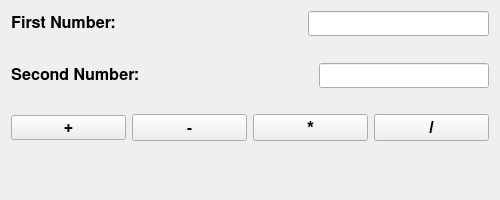
<?xml version="1.0" encoding="UTF-8"?>
<ui version="4.0">
 <class>Form</class>
 <widget class="QWidget" name="Form">
  <property name="geometry">
   <rect>
    <x>0</x>
    <y>0</y>
    <width>500</width>
    <height>200</height>
   </rect>
  </property>
  <property name="windowTitle">
   <string>Form</string>
  </property>
  <layout class="QVBoxLayout" name="verticalLayout">
   <item>
    <layout class="QHBoxLayout" name="horizontalLayout">
     <item>
      <widget class="QLabel" name="label">
       <property name="font">
        <font>
         <family>FreeSans</family>
         <pointsize>12</pointsize>
         <bold>true</bold>
        </font>
       </property>
       <property name="text">
        <string>First Number: </string>
       </property>
      </widget>
     </item>
     <item>
      <spacer name="horizontalSpacer">
       <property name="orientation">
        <enum>Qt::Horizontal</enum>
       </property>
       <property name="sizeHint" stdset="0">
        <size>
         <width>40</width>
         <height>20</height>
        </size>
       </property>
      </spacer>
     </item>
     <item>
      <widget class="QLineEdit" name="lineEdit_first">
       <property name="font">
        <font>
         <family>FreeSans</family>
         <pointsize>12</pointsize>
         <bold>true</bold>
        </font>
       </property>
       <property name="placeholderText">
        <string/>
       </property>
      </widget>
     </item>
    </layout>
   </item>
   <item>
    <spacer name="verticalSpacer_3">
     <property name="orientation">
      <enum>Qt::Vertical</enum>
     </property>
     <property name="sizeHint" stdset="0">
      <size>
       <width>20</width>
       <height>40</height>
      </size>
     </property>
    </spacer>
   </item>
   <item>
    <layout class="QHBoxLayout" name="horizontalLayout_2">
     <item>
      <widget class="QLabel" name="label_2">
       <property name="font">
        <font>
         <family>FreeSans</family>
         <pointsize>12</pointsize>
         <bold>true</bold>
        </font>
       </property>
       <property name="text">
        <string>Second Number: </string>
       </property>
      </widget>
     </item>
     <item>
      <spacer name="horizontalSpacer_2">
       <property name="orientation">
        <enum>Qt::Horizontal</enum>
       </property>
       <property name="sizeHint" stdset="0">
        <size>
         <width>40</width>
         <height>20</height>
        </size>
       </property>
      </spacer>
     </item>
     <item>
      <widget class="QLineEdit" name="lineEdit_second">
       <property name="font">
        <font>
         <family>FreeSans</family>
         <pointsize>12</pointsize>
         <bold>true</bold>
        </font>
       </property>
      </widget>
     </item>
    </layout>
   </item>
   <item>
    <spacer name="verticalSpacer_2">
     <property name="orientation">
      <enum>Qt::Vertical</enum>
     </property>
     <property name="sizeHint" stdset="0">
      <size>
       <width>20</width>
       <height>40</height>
      </size>
     </property>
    </spacer>
   </item>
   <item>
    <layout class="QHBoxLayout" name="horizontalLayout_3">
     <item>
      <widget class="QPushButton" name="pushButton_add">
       <property name="font">
        <font>
         <family>FreeSans</family>
         <pointsize>12</pointsize>
         <bold>true</bold>
        </font>
       </property>
       <property name="text">
        <string>+</string>
       </property>
      </widget>
     </item>
     <item>
      <widget class="QPushButton" name="pushButton_minus">
       <property name="font">
        <font>
         <pointsize>12</pointsize>
         <bold>true</bold>
        </font>
       </property>
       <property name="text">
        <string>-</string>
       </property>
      </widget>
     </item>
     <item>
      <widget class="QPushButton" name="pushButton_mult">
       <property name="font">
        <font>
         <pointsize>12</pointsize>
         <bold>true</bold>
        </font>
       </property>
       <property name="text">
        <string>*</string>
       </property>
      </widget>
     </item>
     <item>
      <widget class="QPushButton" name="pushButton_div">
       <property name="font">
        <font>
         <pointsize>12</pointsize>
         <bold>true</bold>
        </font>
       </property>
       <property name="text">
        <string>/</string>
       </property>
      </widget>
     </item>
    </layout>
   </item>
   <item>
    <spacer name="verticalSpacer">
     <property name="orientation">
      <enum>Qt::Vertical</enum>
     </property>
     <property name="sizeHint" stdset="0">
      <size>
       <width>20</width>
       <height>40</height>
      </size>
     </property>
    </spacer>
   </item>
   <item>
    <widget class="QLabel" name="label_result">
     <property name="font">
      <font>
       <family>FreeSans</family>
       <pointsize>14</pointsize>
       <bold>true</bold>
      </font>
     </property>
     <property name="styleSheet">
      <string notr="true">QLabel {
color:green
}</string>
     </property>
     <property name="text">
      <string/>
     </property>
    </widget>
   </item>
  </layout>
 </widget>
 <resources/>
 <connections/>
</ui>
